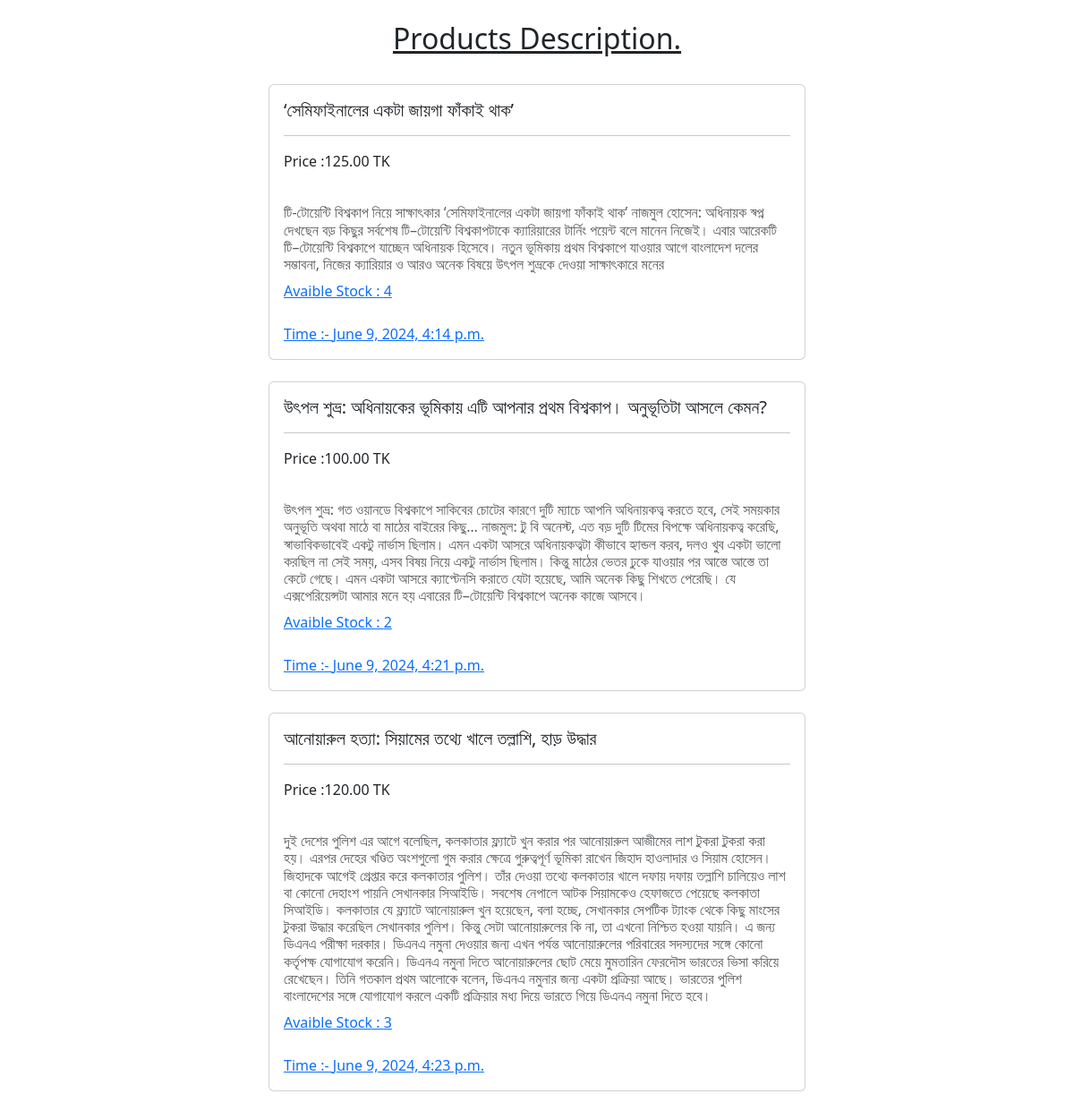
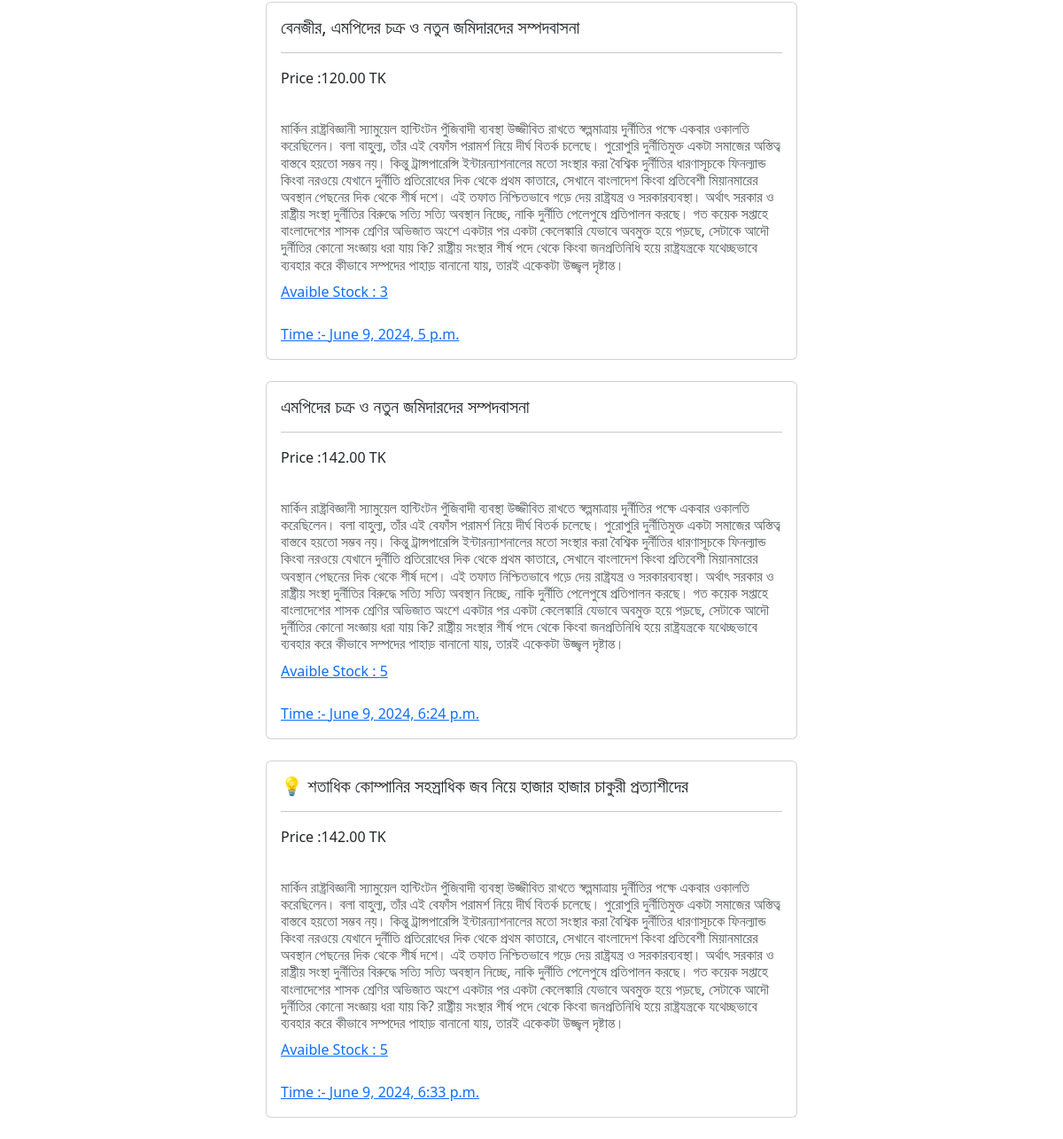
The page / on the database its author committed (2 pictures, top to bottom).
### Rest_APIApp/models.py (models this page shows, shortened)
class Product(models.Model):
    name = models.CharField(max_length=200, unique=True)
    descriptions = models.TextField()
    price=models.DecimalField( max_digits=5, decimal_places=2)
    stock= models.IntegerField()
    created_at=models.DateTimeField(auto_now_add=True)

### Rest_APIApp/views.py (the view)
# urls.py: 2. Add a URL to urlpatterns:  path('', views.home, name='home')
def home(request):
    list = Product.objects.all()
    context = {
        'products': list
    }
    return render(request, 'home.html', context)

### templates/home.html (shortened to what this page needs)
<!DOCTYPE html>
<html lang="en">
  <head>
    <link
      href="https://cdn.jsdelivr.net/npm/bootstrap@5.3.3/dist/css/bootstrap.min.css"
      rel="stylesheet"
    />
  </head>
  <body>
   <br>
  <h2 class="text-center text-decoration-underline">Products Description.</h2>
  <br>
    <div class="col-md-6 offset-md-3">
      {% for product in products %}
      <div class="card">
        <div class="card-body">
          <h5 class="card-title">{{product.name}}</h5>
          <hr />
          <p class="card-text">Price :{{product.price}} TK</p>
          <br />
          <h6 class="card-subtitle mb-2 text-body-secondary">
            {{product.descriptions}}
          </h6>
          <a href="#" class="card-link">Avaible Stock : {{product.stock}} </a>
          <br /><br />
          <a href="#" class="card-link">Time :- {{product.created_at}} </a>
        </div>
      </div>
      <br />
      {% endfor %}
    </div>
  </body>
</html>

### rows shown on the page
Product: name "‘সেমিফাইনালের একটা জায়গা ফাঁকাই থাক’", price "125.00", descriptions "টি-টোয়েন্টি বিশ্বকাপ নিয়ে সাক্ষাৎকার ‘সেমিফাইনালের একটা জায়গা ফাঁকাই থাক’ নাজমুল হোসেন: অধিনায়ক স্বপ্ন দেখছেন বড় কিছুর সর্বশেষ টি–টোয়েন্টি বিশ্বকাপটাকে ক্যারিয়ারের টার্নিং পয়েন্ট বলে মানেন নিজেই। এবার আরেকটি টি–টোয়েন্টি বিশ্বকাপে যাচ্ছেন অধিনায়ক হিসেবে। নতুন ভূমিকায় প্রথম বিশ্বকাপে যাওয়ার আগে বাংলাদেশ দলের সম্ভাবনা, নিজের ক্যারিয়ার ও আরও অনেক বিষয়ে উৎপল শুভ্রকে দেওয়া সাক্ষাৎকারে মনের", stock "4", created_at "June 9, 2024, 4:14 p.m."
Product: name "উৎপল শুভ্র: অধিনায়কের ভূমিকায় এটি আপনার প্রথম বিশ্বকাপ। অনুভূতিটা আসলে কেমন?", price "100.00", descriptions "উৎপল শুভ্র: গত ওয়ানডে বিশ্বকাপে সাকিবের চোটের কারণে দুটি ম্যাচে আপনি অধিনায়কত্ব করতে হবে, সেই সময়কার অনুভূতি অথবা মাঠে বা মাঠের বাইরের কিছু… নাজমুল: টু বি অনেস্ট, এত বড় দুটি টিমের বিপক্ষে অধিনায়কত্ব করেছি, স্বাভাবিকভাবেই একটু নার্ভাস ছিলাম। এমন একটা আসরে অধিনায়কত্বটা কীভাবে হ্যান্ডল করব, দলও খুব একটা ভালো করছিল না সেই সময়, এসব বিষয় নিয়ে একটু নার্ভাস ছিলাম। কিন্তু মাঠের ভেতর ঢুকে যাওয়ার পর আস্তে আস্তে তা কেটে গেছে। এমন একটা আসরে ক্যাপ্টেনসি করাতে যেটা হয়েছে, আমি অনেক কিছু শিখতে পেরেছি। যে এক্সপেরিয়েন্সটা আমার মনে হয় এবারের টি–টোয়েন্টি বিশ্বকাপে অনেক কাজে আসবে।", stock "2", created_at "June 9, 2024, 4:21 p.m."
Product: name "আনোয়ারুল হত্যা: সিয়ামের তথ্যে খালে তল্লাশি, হাড় উদ্ধার", price "120.00", descriptions "দুই দেশের পুলিশ এর আগে বলেছিল, কলকাতার ফ্ল্যাটে খুন করার পর আনোয়ারুল আজীমের লাশ টুকরা টুকরা করা হয়। এরপর দেহের খণ্ডিত অংশগুলো গুম করার ক্ষেত্রে গুরুত্বপূর্ণ ভূমিকা রাখেন জিহাদ হাওলাদার ও সিয়াম হোসেন। জিহাদকে আগেই গ্রেপ্তার করে কলকাতার পুলিশ। তাঁর দেওয়া তথ্যে কলকাতার খালে দফায় দফায় তল্লাশি চালিয়েও লাশ বা কোনো দেহাংশ পায়নি সেখানকার সিআইডি। সবশেষ নেপালে আটক সিয়ামকেও হেফাজতে পেয়েছে কলকাতা সিআইডি। কলকাতার যে ফ্ল্যাটে আনোয়ারুল খুন হয়েছেন, বলা হচ্ছে, সেখানকার সেপটিক ট্যাংক থেকে কিছু মাংসের টুকরা উদ্ধার করেছিল সেখানকার পুলিশ। কিন্তু সেটা আনোয়ারুলের কি না, তা এখনো নিশ্চিত হওয়া যায়নি। এ জন্য ডিএনএ পরীক্ষা দরকার। ডিএনএ নমুনা দেওয়ার জন্য এখন পর্যন্ত আনোয়ারুলের পরিবারের সদস্যদের সঙ্গে কোনো কর্তৃপক্ষ…", stock "3", created_at "June 9, 2024, 4:23 p.m."
Product: name "বেনজীর, এমপিদের চক্র ও নতুন জমিদারদের সম্পদবাসনা", price "120.00", descriptions "মার্কিন রাষ্ট্রবিজ্ঞানী স্যামুয়েল হান্টিংটন পুঁজিবাদী ব্যবস্থা উজ্জীবিত রাখতে স্বল্পমাত্রায় দুর্নীতির পক্ষে একবার ওকালতি করেছিলেন। বলা বাহুল্য, তাঁর এই বেফাঁস পরামর্শ নিয়ে দীর্ঘ বিতর্ক চলেছে। পুরোপুরি দুর্নীতিমুক্ত একটা সমাজের অস্তিত্ব বাস্তবে হয়তো সম্ভব নয়। কিন্তু ট্রান্সপারেন্সি ইন্টারন্যাশনালের মতো সংস্থার করা বৈশ্বিক দুর্নীতির ধারণাসূচকে ফিনল্যান্ড কিংবা নরওয়ে যেখানে দুর্নীতি প্রতিরোধের দিক থেকে প্রথম কাতারে, সেখানে বাংলাদেশ কিংবা প্রতিবেশী মিয়ানমারের অবস্থান পেছনের দিক থেকে শীর্ষ দশে। এই তফাত নিশ্চিতভাবে গড়ে দেয় রাষ্ট্রযন্ত্র ও সরকারব্যবস্থা। অর্থাৎ সরকার ও রাষ্ট্রীয় সংস্থা দুর্নীতির বিরুদ্ধে সত্যি সত্যি অবস্থান নিচ্ছে, নাকি দুর্নীতি পেলেপুষে প্রতিপালন করছে। গত কয়েক সপ্তাহে বাংলাদেশের…", stock "3", created_at "June 9, 2024, 5 p.m."
Product: name "এমপিদের চক্র ও নতুন জমিদারদের সম্পদবাসনা", price "142.00", descriptions "মার্কিন রাষ্ট্রবিজ্ঞানী স্যামুয়েল হান্টিংটন পুঁজিবাদী ব্যবস্থা উজ্জীবিত রাখতে স্বল্পমাত্রায় দুর্নীতির পক্ষে একবার ওকালতি করেছিলেন। বলা বাহুল্য, তাঁর এই বেফাঁস পরামর্শ নিয়ে দীর্ঘ বিতর্ক চলেছে। পুরোপুরি দুর্নীতিমুক্ত একটা সমাজের অস্তিত্ব বাস্তবে হয়তো সম্ভব নয়। কিন্তু ট্রান্সপারেন্সি ইন্টারন্যাশনালের মতো সংস্থার করা বৈশ্বিক দুর্নীতির ধারণাসূচকে ফিনল্যান্ড কিংবা নরওয়ে যেখানে দুর্নীতি প্রতিরোধের দিক থেকে প্রথম কাতারে, সেখানে বাংলাদেশ কিংবা প্রতিবেশী মিয়ানমারের অবস্থান পেছনের দিক থেকে শীর্ষ দশে। এই তফাত নিশ্চিতভাবে গড়ে দেয় রাষ্ট্রযন্ত্র ও সরকারব্যবস্থা। অর্থাৎ সরকার ও রাষ্ট্রীয় সংস্থা দুর্নীতির বিরুদ্ধে সত্যি সত্যি অবস্থান নিচ্ছে, নাকি দুর্নীতি পেলেপুষে প্রতিপালন করছে। গত কয়েক সপ্তাহে বাংলাদেশের…", stock "5", created_at "June 9, 2024, 6:24 p.m."
Product: name "💡 শতাধিক কোম্পানির সহস্রাধিক জব নিয়ে হাজার হাজার চাকুরী প্রত্যাশীদের", price "142.00", descriptions "মার্কিন রাষ্ট্রবিজ্ঞানী স্যামুয়েল হান্টিংটন পুঁজিবাদী ব্যবস্থা উজ্জীবিত রাখতে স্বল্পমাত্রায় দুর্নীতির পক্ষে একবার ওকালতি করেছিলেন। বলা বাহুল্য, তাঁর এই বেফাঁস পরামর্শ নিয়ে দীর্ঘ বিতর্ক চলেছে। পুরোপুরি দুর্নীতিমুক্ত একটা সমাজের অস্তিত্ব বাস্তবে হয়তো সম্ভব নয়। কিন্তু ট্রান্সপারেন্সি ইন্টারন্যাশনালের মতো সংস্থার করা বৈশ্বিক দুর্নীতির ধারণাসূচকে ফিনল্যান্ড কিংবা নরওয়ে যেখানে দুর্নীতি প্রতিরোধের দিক থেকে প্রথম কাতারে, সেখানে বাংলাদেশ কিংবা প্রতিবেশী মিয়ানমারের অবস্থান পেছনের দিক থেকে শীর্ষ দশে। এই তফাত নিশ্চিতভাবে গড়ে দেয় রাষ্ট্রযন্ত্র ও সরকারব্যবস্থা। অর্থাৎ সরকার ও রাষ্ট্রীয় সংস্থা দুর্নীতির বিরুদ্ধে সত্যি সত্যি অবস্থান নিচ্ছে, নাকি দুর্নীতি পেলেপুষে প্রতিপালন করছে। গত কয়েক সপ্তাহে বাংলাদেশের…", stock "5", created_at "June 9, 2024, 6:33 p.m."
